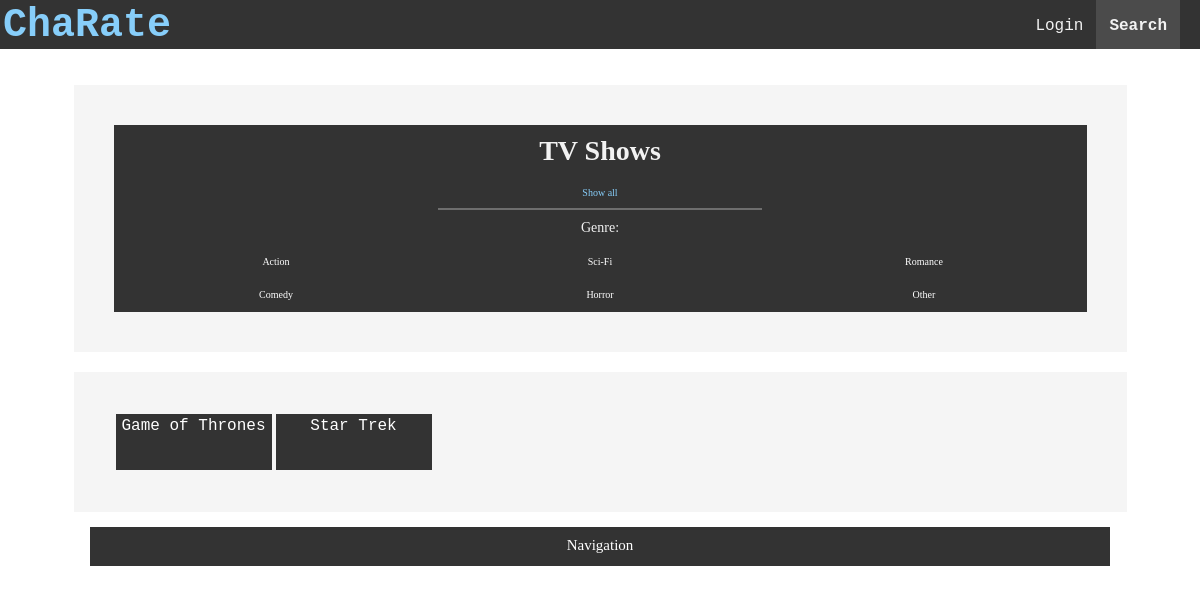
The app's page /ChaRate/tvshows/, older data.
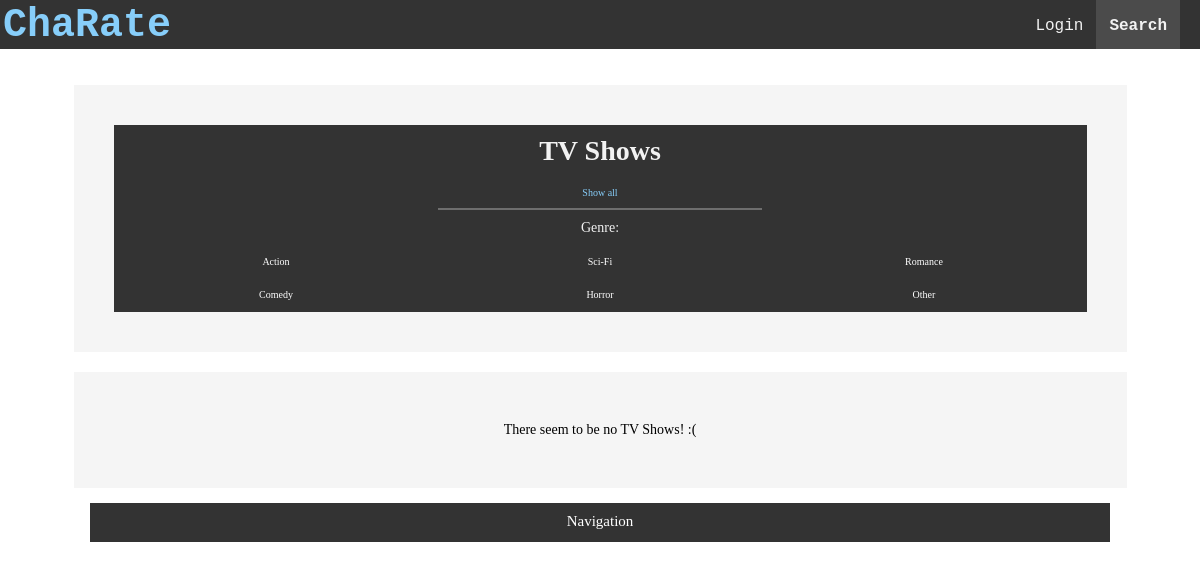
The same page, newer data.
### ChaRate/models.py (models this page shows, shortened)
class TV(models.Model):
    Genre_Choices = (
        ('sci', 'Sci-Fi'),
        ('action', 'Action'),
        ('horror', 'Horror'),
        ('comedy', 'Comedy'),
        ('romance', 'Romance'),
        ('other', 'Other'),
    )
    name = models.CharField(max_length=128, unique = True)
    genre = models.CharField(max_length=20,choices=Genre_Choices)
    slug = models.SlugField(unique = True)
    class Meta:
        verbose_name_plural = 'TV Shows'

### ChaRate/views.py (the view)
def view_tvshows(request):
    TVShows = TV.objects.all()
    context_dict = {'tvshows': TVShows}
    return render(request, 'ChaRate/tvfilter.html', context_dict)

### templates/ChaRate/tvfilter.html (shortened to what this page needs)
{% extends 'ChaRate/base.html' %}
{% load staticfiles %}
{% block body_block %}
<div class="container">
    <div class="bblock" id="dark">
        <h1>TV Shows</h1>
        <div class="grid" id="btnContainer">
            <button class="button active" onclick="filterSelection('all')"> Show all</button>
            <p>Genre:</p>
            <button class="button" onclick="filterSelection('action')"> Action</button>
            <button class="button" onclick="filterSelection('sci')"> Sci-Fi</button>
            <button class="button" onclick="filterSelection('romance')"> Romance</button>
            <button class="button" onclick="filterSelection('comedy')"> Comedy</button>
            <button class="button" onclick="filterSelection('horror')"> Horror</button>
            <button class="button" onclick="filterSelection('other')">Other</button>
        </div>
    </div>
</div>
<div class="container">
    <div class="filteredgrid">
        {% if tvshows %}
            {% for tv in tvshows %}
                <a class="filteredA {{ tv.genre }}" href="{% url 'tvpage' tv.slug %}">{{ tv.name }}</a>
            {% endfor %}
        {% else %}
            <p>There seem to be no TV Shows! :(</p>
        {% endif %}
    </div>
</div>
{% endblock %}

Row changes from the older to the newer data that the page shows:
removed TV: name "Game of Thrones"
removed TV: name "Star Trek"
Text that changed along with them:
text now shown: "There seem to be no TV Shows! :("
